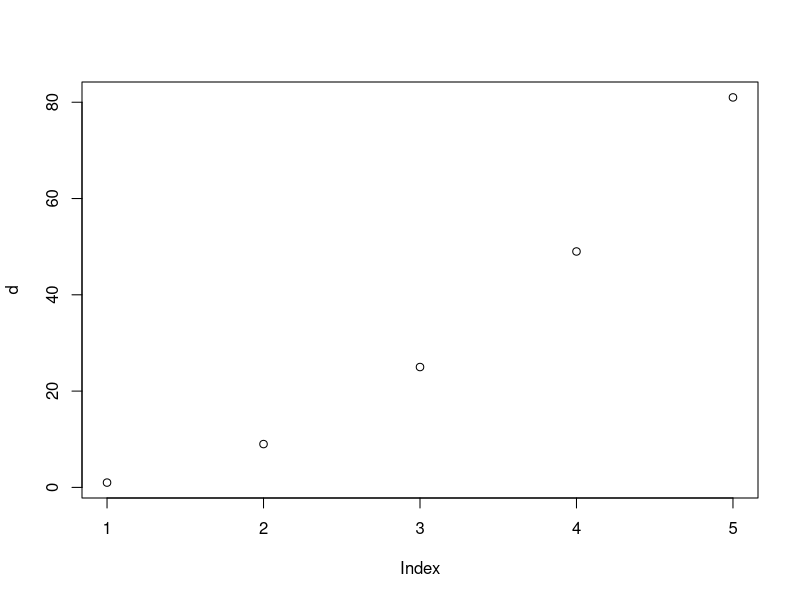
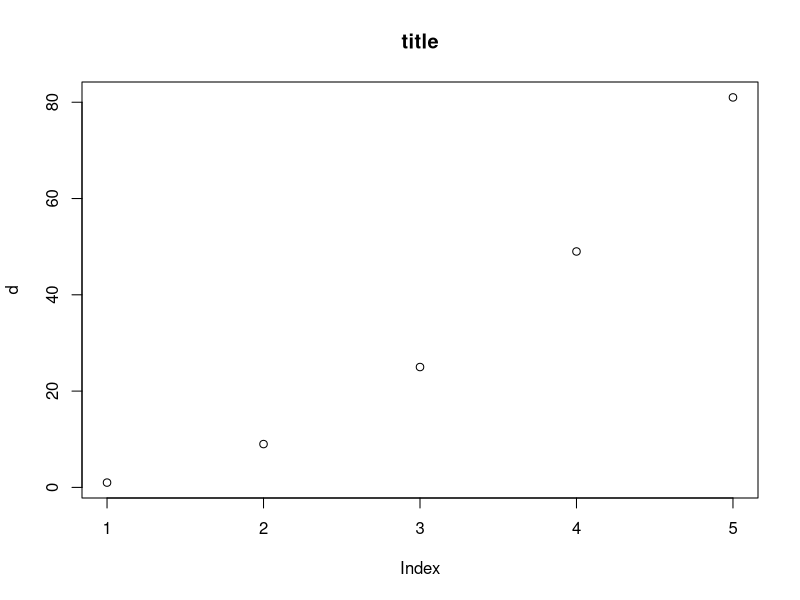

Generate these figures, in order, with R:
print("First Program")
print("helloworld")
#multiplication
5*2
# power operator
b = 5^2
b

c = seq(1,10,by = 2)
print(c)
print(c^2)
d = (c^2)
plot(d)

plot(d,main = "title")
# also power
5**2